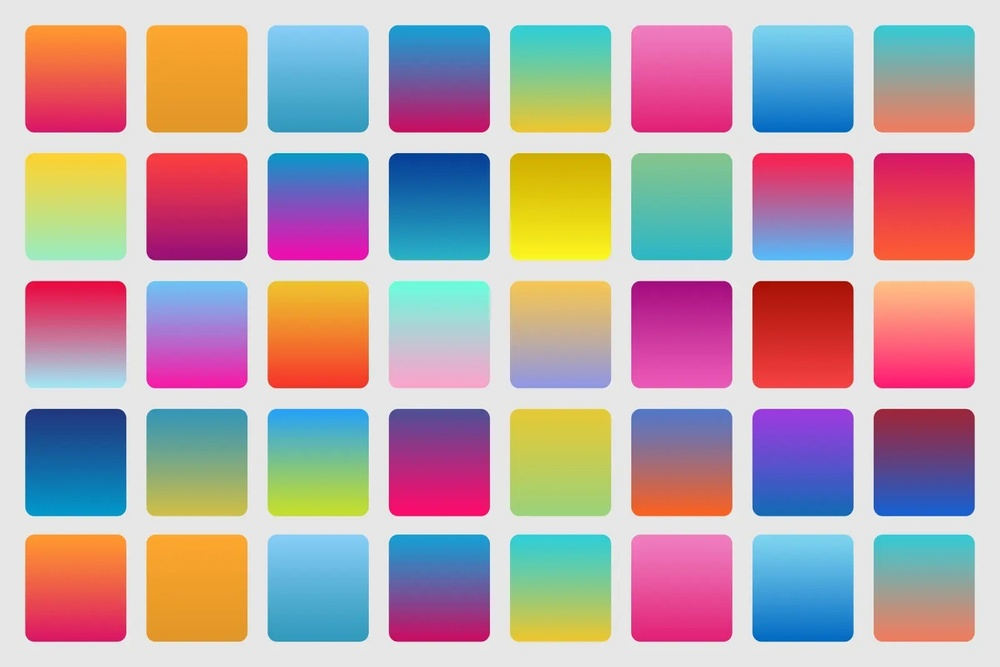
#> input picture Experiment-4/InputImage.jpg, 1000 x 667 px, shrunk from 1600 x 1067 before the run, found by its file name
$ python Mean_median.py
#> lines starting #> are read from the running program, lines starting #| are printed output that depends on the picture
import cv2
import numpy as np
import matplotlib.pyplot as plt
img = cv2.imread(r'C:\Users\91986\Desktop\InputImage.jpg', 0)
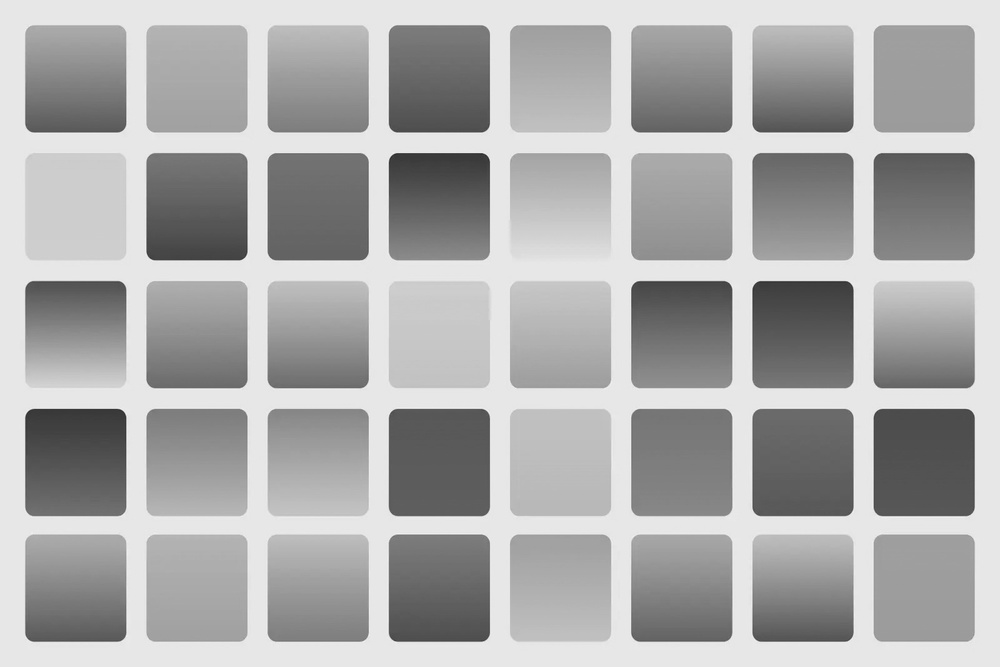
#> img: shape (667, 1000); min 39, max 247, mean 171.9
# Gaussian Noise
gauss = img.astype(np.float32) + np.random.normal(0, 20, img.shape)
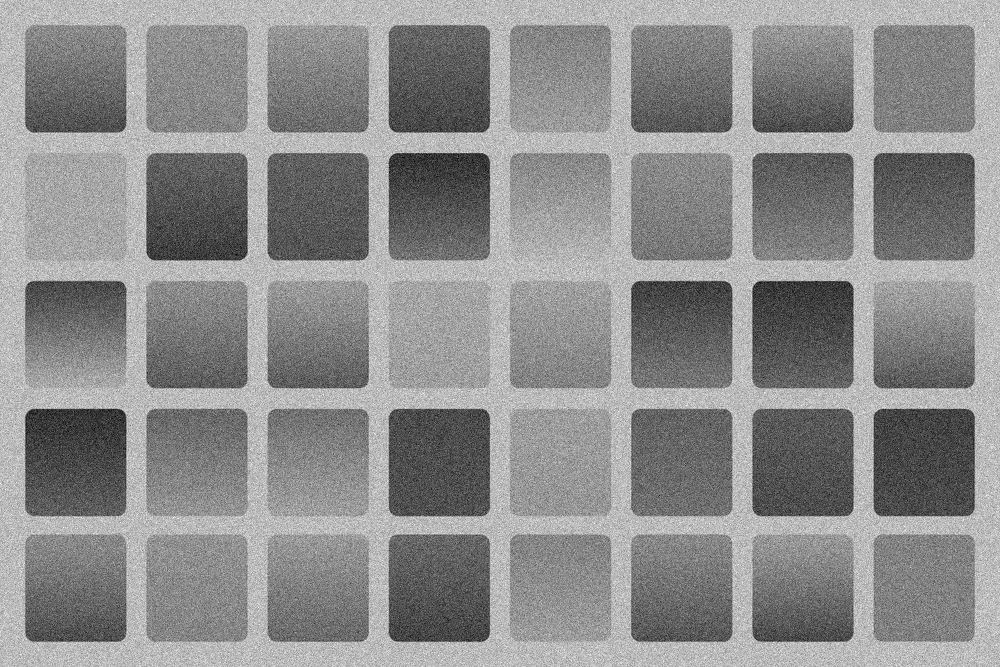
#> gauss: shape (667, 1000) float64; min -10.05, max 318.7, mean 171.9; drawn with min black and max white
gauss = np.clip(gauss, 0, 255).astype(np.uint8)
# Salt & Pepper Noise
sp = img.copy()
prob = 0.02
rand = np.random.rand(*img.shape)
sp[rand < prob/2] = 0
sp[rand > 1 - prob/2] = 255
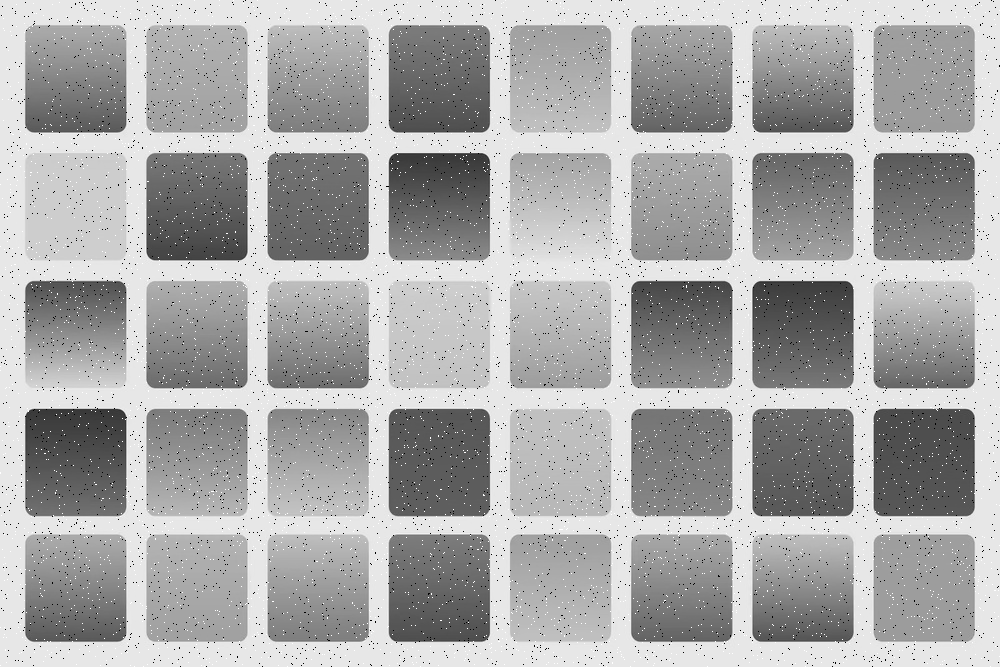
#> sp: shape (667, 1000); min 0, max 255, mean 171
# Filters
mean_filt = cv2.blur(gauss, (3, 3))
median_filt = cv2.medianBlur(sp, 3)
# Plot
plt.figure(figsize=(10, 4))
plt.subplot(1, 3, 1)
plt.imshow(gauss, cmap='gray')
plt.title("Gaussian Noise Image")
plt.axis('off')
plt.subplot(1, 3, 2)
plt.imshow(mean_filt, cmap='gray')
plt.title("Mean Filtered Image")
plt.axis('off')
plt.subplot(1, 3, 3)
plt.imshow(median_filt, cmap='gray')
plt.title("Median Filtered Image")
plt.axis('off')

plt.show()
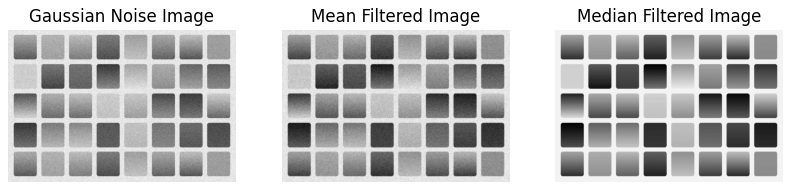
#> figure drawn by matplotlib, 3 panels
